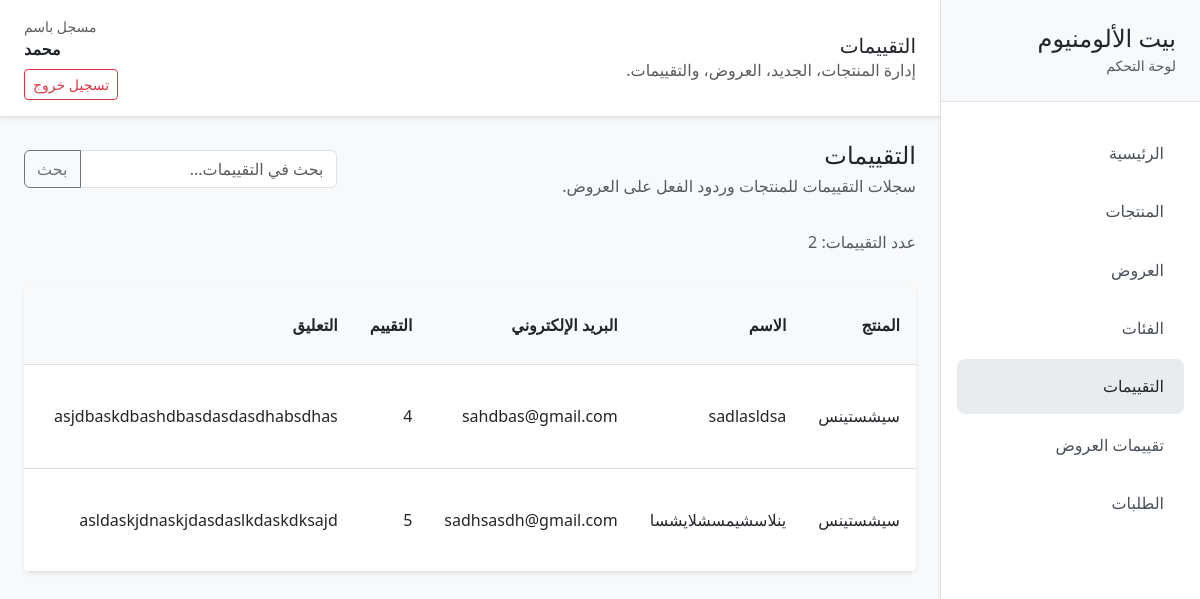
The page /dashboard/reviews/ (signed in) on the database as committed earlier.
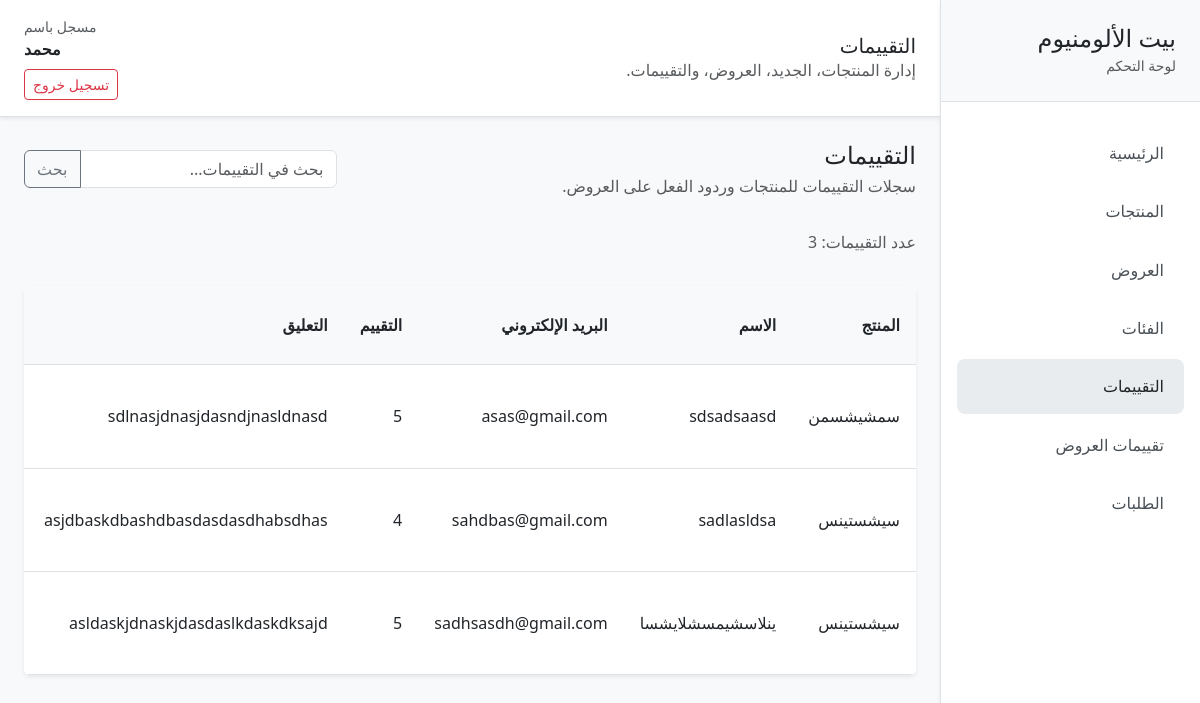
The same page on the database as committed later.
### products/models.py (models this page shows, shortened)
class Review(models.Model):
    product = models.ForeignKey(Product, on_delete=models.CASCADE, related_name="reviews")
    name = models.CharField(max_length=100)
    email = models.EmailField()
    rating = models.IntegerField()
    comment = models.TextField()
    approved = models.BooleanField(default=False)
    created_at = models.DateTimeField(auto_now_add=True)

class Product(models.Model):
    name = models.CharField(max_length=255)
    description = models.TextField()
    price = models.DecimalField(max_digits=10, decimal_places=2)
    old_price = models.DecimalField(
        max_digits=10,
        decimal_places=2,
        null=True,
        blank=True
    )
    image = models.ImageField(upload_to='products/')
    image_2 = models.ImageField(upload_to='products/', null=True, blank=True)
    image_3 = models.ImageField(upload_to='products/', null=True, blank=True)
    image_4 = models.ImageField(upload_to='products/', null=True, blank=True)
    image_5 = models.ImageField(upload_to='products/', null=True, blank=True)
    more_details = models.TextField(null=True, blank=True)
    specs = models.TextField(null=True, blank=True)
    features = models.TextField(null=True, blank=True)
    stock = models.PositiveIntegerField(default=0)
    category = models.ForeignKey(
        "products.Category",
        on_delete=models.SET_NULL,
        related_name="products",
        null=True,
        blank=True
    )
    is_new = models.BooleanField(default=False)
    is_featured_new_arrival = models.BooleanField(
        default=False,
        help_text="المنتج المميز اللي يظهر في قسم New Arrivals - منتج واحد بس ينفع يكون True"
    )
    added_at = models.DateTimeField(auto_now_add=True)

### dashboard/views.py (the view)
# urls.py: path('dashboard/reviews/', views.dashboard_reviews, name='dashboard_reviews'),
@login_required
def dashboard_reviews(request):
    reviews = Review.objects.select_related('product').order_by('-created_at')
    context = _dashboard_context(
        request,
        active_page='reviews',
        queryset=reviews,
        search_fields=['name', 'email', 'comment', 'product__name'],
    )
    return render(request, 'dashboard/reviews_list.html', context)

### dashboard/views.py (called while the page is built)
def _filter_queryset_by_search(queryset, search_query, fields):
    if not search_query or not fields:
        return queryset
    query = Q()
    for field in fields:
        query |= Q(**{f"{field}__icontains": search_query})
    return queryset.filter(query)

def _paginate_queryset(request, queryset, per_page=15):
    paginator = Paginator(queryset, per_page)
    page_number = request.GET.get('page')
    return paginator.get_page(page_number)

def _dashboard_context(request, active_page, queryset, search_fields=None):
    search_query = request.GET.get('search', '').strip()
    queryset = _filter_queryset_by_search(queryset, search_query, search_fields or [])
    page_obj = _paginate_queryset(request, queryset)
    return {
        'search_query': search_query,
        'page_obj': page_obj,
        'active_page': active_page,
        'result_count': queryset.count(),
    }

### dashboard/templates/dashboard/reviews_list.html (shortened to what this page needs)
{% extends 'products/base.html' %}
{% block page_title %}التقييمات{% endblock %}
{% block content %}
<div class="d-flex flex-column gap-3">
  <div class="d-flex flex-column flex-md-row justify-content-between align-items-start align-items-md-center gap-3 mb-3">
    <div>
      <h2 class="h4 mb-1">التقييمات</h2>
      <p class="text-muted mb-0">سجلات التقييمات للمنتجات وردود الفعل على العروض.</p>
    </div>
    <form method="get" class="search-box">
      <div class="input-group">
        <input type="search" name="search" class="form-control" placeholder="بحث في التقييمات..." value="{{ search_query }}" />
        <button class="btn btn-outline-secondary" type="submit">بحث</button>
      </div>
    </form>
  </div>
  <div class="d-flex justify-content-between align-items-center mb-3">
    <span class="text-muted">عدد التقييمات: {{ result_count }}</span>
  </div>
  <div class="table-responsive shadow-sm rounded overflow-hidden bg-white">
    <table class="list-table mb-0">
      <thead>
        <tr>
          <th class="text-start">المنتج</th>
          <th class="text-start">الاسم</th>
          <th class="text-start">البريد الإلكتروني</th>
          <th class="text-start">التقييم</th>
          <th class="text-start">التعليق</th>
          <th class="text-start">الحالة</th>
        </tr>
      </thead>
      <tbody>
        {% for review in page_obj.object_list %}
        <tr class="clickable-row" data-href="{% url 'products:review_detail' review.pk %}">
          <td>{{ review.product.name }}</td>
          <td>{{ review.name }}</td>
          <td>{{ review.email }}</td>
          <td>{{ review.rating }}</td>
          <td>{{ review.comment|truncatechars:60 }}</td>
          <td>{% if review.approved %}<span class="badge bg-success">منشور</span>{% else %}<span class="badge bg-secondary">غير منشور</span>{% endif %}</td>
        </tr>
        {% empty %}
        <tr><td colspan="7" class="py-5 text-center text-muted">لا توجد تقييمات.</td></tr>
        {% endfor %}
      </tbody>
    </table>
  </div>
</div>
{% endblock %}

Rows that differ between the two databases and show on the page:
added Review: product.name "سمشيشسمن", name "sdsadsaasd", email "asas@gmail.com", rating "5", comment "sdlnasjdnasjdasndjnasldnasd"
Other text that changed with them:
{{ result_count }}: "2" → "3"
